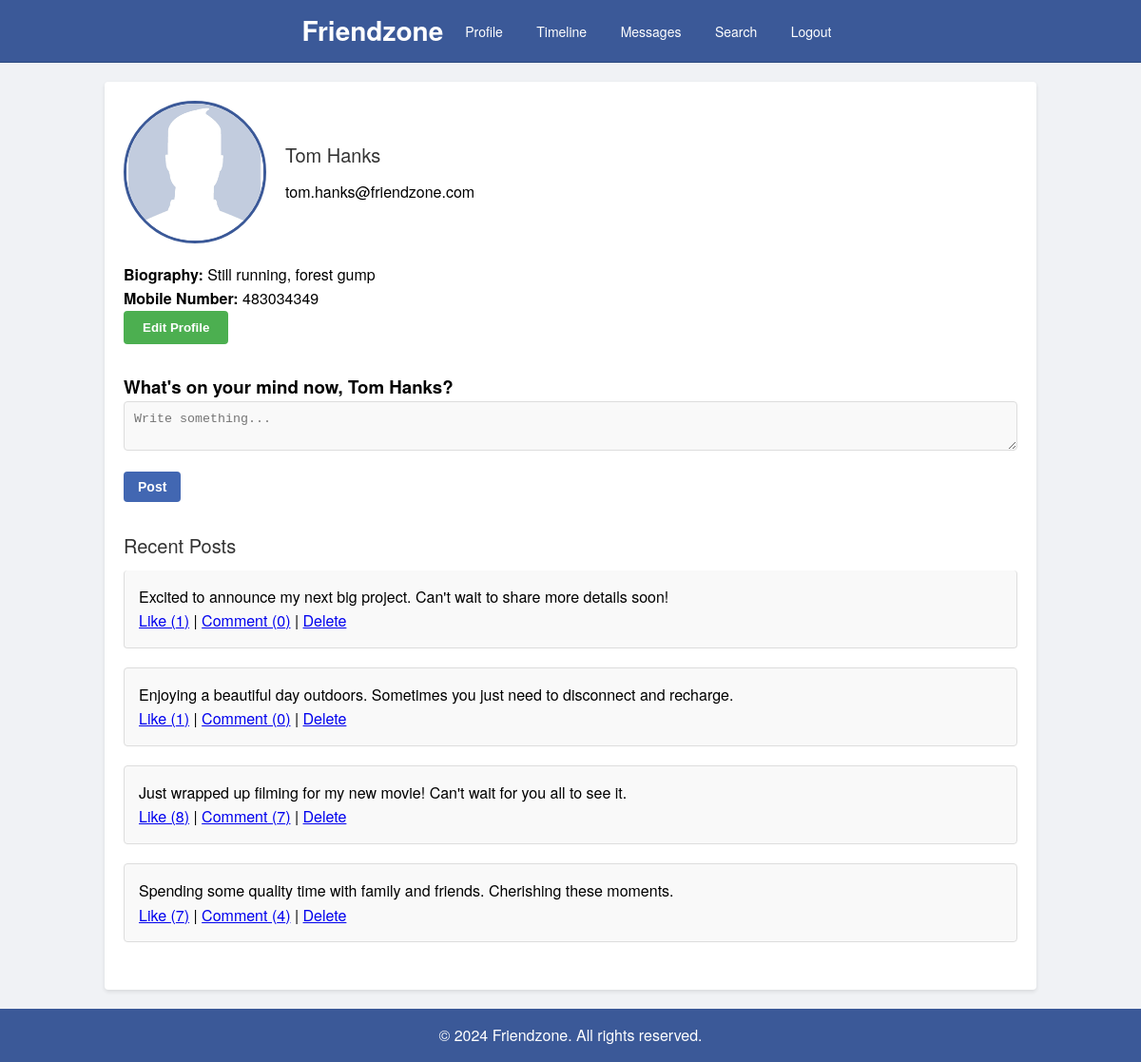
The page /profile.php (signed in) on the database its author committed.
### tables this page shows
CREATE TABLE `users` (
  `id` int(11) NOT NULL,
  `email` varchar(255) DEFAULT NULL,
  `password` varchar(255) DEFAULT NULL,
  `biography` text,
  `mobile_number` varchar(20) DEFAULT NULL,
  `created_at` timestamp NOT NULL DEFAULT CURRENT_TIMESTAMP,
  `name` varchar(255) DEFAULT NULL,
  `profile_picture` varchar(255) DEFAULT 'default-profile-picture.png'
);

CREATE TABLE `posts` (
  `id` int(11) NOT NULL,
  `user_id` int(11) DEFAULT NULL,
  `content` varchar(280) DEFAULT NULL,
  `created_at` timestamp NOT NULL DEFAULT CURRENT_TIMESTAMP
);

### profile.php (the view, shortened to what this page needs)
<?php
require_once "includes/db_config.php";
$conn = new mysqli($servername, $username, $password, $dbname);
$user_id = $_SESSION["user_id"];
$stmt = $conn->prepare("SELECT name, email, biography, mobile_number, profile_picture FROM users WHERE id = ?");
$stmt->bind_param("i", $user_id);
$stmt->execute();
$result = $stmt->get_result();
$user = $result->fetch_assoc();
function getLikeCount($postId) {
    global $conn;
    $stmt = $conn->prepare("SELECT COUNT(*) AS count FROM likes WHERE post_id = ?");
    $stmt->bind_param("i", $postId);
    $stmt->execute();
    $result = $stmt->get_result();
    $row = $result->fetch_assoc();
    return $row['count'];
}
function getCommentCount($postId) {
    global $conn;
    $stmt = $conn->prepare("SELECT COUNT(*) AS count FROM comments WHERE post_id = ?");
    $stmt->bind_param("i", $postId);
    $stmt->execute();
    $result = $stmt->get_result();
    $row = $result->fetch_assoc();
    return $row['count'];
}
?>
<!DOCTYPE html>
<html lang="en">
<head>
    <link rel="stylesheet" type="text/css" href="css/style.css">
</head>
<body>
    <header>
        <h1>Friendzone</h1>
        <nav>
            <ul>
                <li><a href="profile.php">Profile</a></li>
                <li><a href="timeline.php">Timeline</a></li>
                <li><a href="message.php">Messages</a></li>
                <li><a href="search.php">Search</a></li>
                <li><a href="logout.php">Logout</a></li>
            </ul>
        </nav>
    </header>
    <main>
        <section class="profile">
            <div class="profile-header">
                <img src="img/<?php echo $user["profile_picture"]; ?>" alt="Profile Picture">
                <div>
                    <h2><?php echo $user["name"]; ?></h2>
                    <p><?php echo $user["email"]; ?></p>
                </div>
            </div>
            <div class="profile-info">
                <p><strong>Biography:</strong> <?php echo $user["biography"]; ?></p>
                <p><strong>Mobile Number:</strong> <?php echo $user["mobile_number"]; ?></p>
            </div>
            <div class="edit-profile">
                <button id="edit-profile-btn">Edit Profile</button>
            </div>
        </section>
        <section class="post-form">
            <h3>What's on your mind now, <?php echo $user["name"]; ?>?</h3>
            <form id="post-form">
                <textarea name="content" maxlength="280" required placeholder="Write something..."></textarea><br>
                <input type="submit" value="Post">
            </form>
        </section>
        <section class="timeline">
            <h2>Recent Posts</h2>
            <div id="recent-posts">
                <?php
                $stmt = $conn->prepare("SELECT * FROM posts WHERE user_id = ? ORDER BY created_at DESC LIMIT 10");
                $stmt->bind_param("i", $user_id);
                $stmt->execute();
                $result = $stmt->get_result();
                while ($post = $result->fetch_assoc()) {
                    echo '<div class="post">';
                    echo '<p>' . htmlspecialchars($post["content"]) . '</p>';
                    echo '<div class="post-actions">';
                    echo '<a href="#" class="like-btn" data-post-id="' . $post["id"] . '">Like (<span class="like-count">' . getLikeCount($post["id"]) . '</span>)</a> | ';
                    echo '<a href="post.php?post_id=' . $post["id"] . '">Comment (<span class="comment-count">' . getCommentCount($post["id"]) . '</span>)</a> | ';
                    echo '<a href="delete_post.php?post_id=' . $post["id"] . '" class="delete-btn">Delete</a>';
                    echo '</div>';
                    echo '</div>';
                }
                ?>
            </div>
        </section>
    </main>
    <footer>
        <p>&copy; 2024 Friendzone. All rights reserved.</p>
    </footer>
</body>
</html>

### css/style.css (style rules this page uses)
* { margin: 0; padding: 0; box-sizing: border-box; }
body { font-family: 'Helvetica Neue', Helvetica, Arial, sans-serif; line-height: 1.6; background-color: #f0f2f5; }
header { background-color: #3b5998; color: #fff; padding: 10px 0; display: flex; justify-content: center; align-items: center; border-bottom: 1px solid #29487d; }
h1 { font-size: 28px; font-weight: bold; }
nav ul { list-style-type: none; }
nav ul li { display: inline; margin-left: 15px; }
nav ul li a { color: #fff; text-decoration: none; font-size: 14px; padding: 4px 8px; border-radius: 2px; }
main { max-width: 980px; margin: 20px auto; padding: 20px; background-color: #fff; box-shadow: 0 2px 4px rgba(0, 0, 0, 0.1); border-radius: 4px; }
section { margin-bottom: 30px; }
h2 { font-size: 20px; margin-bottom: 10px; color: #333; font-weight: normal; }
input[type="text"], input[type="email"], input[type="password"], textarea { width: 100%; padding: 10px; margin-bottom: 15px; border: 1px solid #ddd; border-radius: 4px; background-color: #f9f9f9; }
input[type="submit"] { background-color: #4267b2; color: #fff; padding: 8px 15px; border: none; border-radius: 4px; cursor: pointer; font-size: 14px; font-weight: bold; }
.post { margin-bottom: 20px; padding: 15px; border: 1px solid #ddd; border-radius: 4px; background-color: #f9f9f9; }
.post:first-child { border-top: none; }
footer { background-color: #3b5998; color: #fff; padding: 15px; text-align: center; }
.add-friend-btn, .remove-friend-btn, .edit-profile button { padding: 8px 16px; background-color: #4267b2; color: white; border: none; cursor: pointer; font-weight: bold; border-radius: 4px; }
.profile-header { display: flex; align-items: center; margin-bottom: 20px; }
.profile-header img { width: 150px; height: 150px; border-radius: 50%; object-fit: cover; margin-right: 20px; border: 3px solid #3b5998; }

### profile.php (style rules this page uses)
.edit-profile button { padding: 10px 20px; background-color: #4CAF50; color: white; border: none; cursor: pointer; }
.profile-header img { width: 150px; height: 150px; border-radius: 50%; object-fit: cover; margin-right: 20px; }

### rows shown on the page
users: profile_picture (placeholder picture), name "Tom Hanks", email "tom.hanks@friendzone.com", biography "Still running, forest gump", mobile_number "483034349"
posts: content "Excited to announce my next big project. Can't wait to share more details soon!", id "1", id "0"
posts: content "Enjoying a beautiful day outdoors. Sometimes you just need to disconnect and recharge.", id "1", id "0"
posts: content "Just wrapped up filming for my new movie! Can't wait for you all to see it.", id "8", id "7"
posts: content "Spending some quality time with family and friends. Cherishing these moments.", id "7", id "4"
